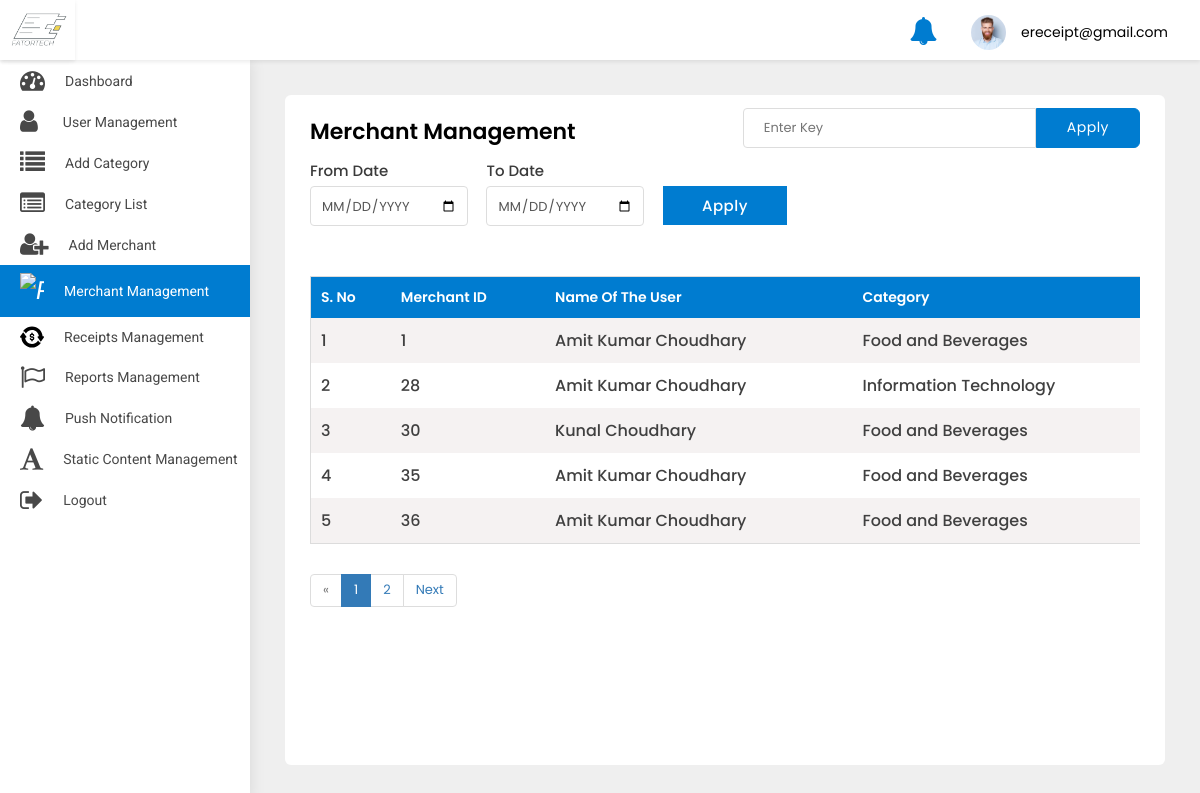
/adminpanel/merchant-list/ (signed in), run on the app's committed database.
### src/models.py (models this page shows, shortened)
class User(AbstractBaseUser, PermissionsMixin):
    first_name = models.CharField(default='first name', max_length=100)
    last_name = models.CharField(default='', max_length=100, null=True, blank=True)
    email = models.CharField(default='', max_length=255, unique=True)
    country_code = models.CharField(default='+91', max_length=10)
    phone_number = models.CharField(default='', max_length=13)
    profile_pic = models.ImageField(default='default_profile.png', null=True, blank=True)
    device_token = models.CharField(default='', max_length=500, null=True, blank=True)
    password = models.CharField(default='', max_length=100)
    confirm_password = models.CharField(default='', max_length=100)
    is_merchant = models.BooleanField(default=False)
    created_at = models.DateTimeField(auto_now_add=True)
    is_active = models.BooleanField(default=True)
    is_staff = models.BooleanField(default=False)
    objects = UserManager()
    USERNAME_FIELD = 'email'
    class Meta:
        ordering = ('-created_at',)

class Merchant(models.Model):
    full_name = models.CharField(default='', max_length=200)
    profile_pic = models.ImageField(default='default_profile.png', null=True, blank=True)
    category = models.ForeignKey(Category, on_delete=models.CASCADE)
    email = models.EmailField()
    password = models.CharField(default='', max_length=100)
    confirm_password = models.CharField(default='', max_length=100)
    created_at = models.DateTimeField(auto_now_add=True)

class Category(models.Model):
    category_name = models.CharField(default='', max_length=100)

### adminpanel/views.py (the view)
# urls.py: path('merchant-list/', MerchantList.as_view(), name='merchant-list'),
class MerchantList(LoginRequiredMixin, ListView):
    login_url = 'adminpanel:login'
    model = Merchant
    template_name = 'merchant_list.html'
    paginate_by = 5
    def get(self, request, *args, **kwargs):
        qs = self.request.GET.get('qs')
        print('---------', qs)
        print('---------', type(qs))
        try:
            merchant = Merchant.objects.filter(email=qs)
            print('>>>>>>>>>>>>>>>>', merchant)
        except Exception as e:
            print(e)
        if qs:
            search = Merchant.objects.filter(Q(full_name__icontains=qs) |
                                             Q(category__category_name__icontains=qs) |
                                             Q(email__icontains=qs) |
                                             Q(id__icontains=qs))
            search_count = len(search)
            context = {
                'search': search,
            }
            if search:
                messages.info(self.request, str(search_count) + ' matches found')
                return render(self.request, 'merchant_list.html', context)
            else:
                messages.info(self.request, 'No results found')
                return render(self.request, 'merchant_list.html', context)
        else:
            users = Merchant.objects.all()
            myfilter = MerchantFilter(self.request.GET, queryset=users)
            users = myfilter.qs
            print(users.count())
            paginator = Paginator(users, self.paginate_by)
            page_number = self.request.GET.get('page')
            page_obj = paginator.get_page(page_number)
            context = {
                'object_list': users,
                'myfilter': myfilter,
                'pages': page_obj,
            }
            return render(self.request, "merchant_list.html", context)

### adminpanel/templates/merchant_list.html (shortened to what this page needs)
{% extends 'base-ereceipt.html' %}
{% block body %}
<div class="WrapperArea">
    <div class="WrapperBox">
        <div class="Small-Wrapper">
            <div class="SearchBox">
                <form action="" method="get">
                    <input type="text" name="qs" placeholder="Enter Key">
                    <button>Apply</button>
                </form>
            </div>
            <h4 class="Title">Merchant Management</h4>
            <div class="Filter">
                <form method="get">
                    <div class="form-group">
                        <label>From Date</label>
                        <input type="date" name="from_date" class="form-control">
                    </div>
                    <div class="form-group">
                        <label>To Date</label>
                        <input type="date" name="to_date" class="form-control">
                    </div>
                    <div class="form-group">
                        <label>&nbsp;</label>
                        <button class="Button" type="submit">Apply</button>
                    </div>
                </form>
            </div>
            {% if search %}
            <div class="TableList">
                <div class="dragscroll">
                    <table style="width: 150vw">
                        <thead>
                        <tr>
                            <th>S. No</th>
                            <th>User ID</th>
                            <th>Name of the user</th>
                            <th>Category</th>
                            <th>Email id</th>
                            <th>Registration Date</th>
                            <th>action</th>
                        </tr>
                        </thead>
                        <tbody>
                        {% for object in search %}
                        <tr>
                            <td>{{forloop.counter}}</td>
                            <td>{{object.id}}</td>
                            <td>{{object.full_name}}</td>
                            <td>{{object.category.category_name}}</td>
                            <td>{{object.email}}</td>
                            <td>{{object.created_at|date:'M. d, Y'}}</td>
                            <td>
                                <a class="Blue" href="{% url 'adminpanel:merchant-detail' object.id %}">
                                    <i class="fa fa-eye"></i>
                                </a>
                                <button class="Red deleteButton" value="{{object.id}}" data-toggle="modal"
                                        data-target="#DeleteModal" style="border:none;box-shadow:none;
                                                                                background:transparent;outline:0;">
                                    <i class="fa fa-trash"></i>
                                </button>
                            </td>
                        </tr>
                        {% endfor %}
                        </tbody>
                    </table>
                </div>
            </div>
            {% elif pages %}
            <div class="TableList">
                <div class="dragscroll">
                    <table style="width: 150vw">
                        <thead>
                        <tr>
                            <th>S. No</th>
                            <th>Merchant ID</th>
                            <th>Name of the user</th>
                            <th>Category</th>
                        </tr>
                        </thead>
                        <tbody>
                        {% for object in pages %}
                        <tr>
                            <td>{{forloop.counter}}</td>
                            <td>{{object.id}}</td>
                            <td>{{object.full_name}}</td>
                            <td>{{object.category.category_name}}</td>
                        </tr>
                        {% endfor %}
                        </tbody>
                    </table>
                </div>
            </div>
            {% endif %}
            {% if pages.has_other_pages %}
            <ul class="pagination">
                {% if pages.has_previous %}
                <li class="page-item"><a aria-label="Previous" class="page-link"
                                         href="?page={{ pages.previous_page_number }}">Previous</a></li>
                {% else %}
                <li class="page-item disabled"><span>&laquo;</span></li>
                {% endif %}
                {% for i in pages.paginator.page_range %}
                {% if pages.number == i %}
                <li class="page-item active"><span>{{ i }} <span class="sr-only">(current)</span></span></li>
                {% else %}
                <li class="page-item"><a class="page-link" href="?page={{ i }}">{{ i }}</a></li>
                {% endif %}
                {% endfor %}
                {% if pages.has_next %}
                <li class="page-item"><a aria-label="Next" class="page-link" href="?page={{ pages.next_page_number }}">Next</a>
                </li>
                {% else %}
                <li class="page-item disabled"><span>&raquo;</span></li>
                {% endif %}
            </ul>
            {% endif %}
        </div>
    </div>
</div>
{% endblock body %}

### adminpanel/templates/base-ereceipt.html (shortened to what this page needs)
{% load static %}
<head>
    <link type="text/css" rel="stylesheet" href="{% static 'adminpanel/css/style.css' %}">
    <link rel="stylesheet" href="{% static 'adminpanel/css/media.css' %}">
</head>
<body>
<div class="Header">
    <div class="Logo">
        <img src="{% static 'adminpanel/images/logo.jpg' %}">
    </div>
    <div class="Navigation">
        <div class="header-notifications">
            <a href="{% url 'adminpanel:notification' %}">
                <i class="fa fa-bell fa-2x" aria-hidden="true"></i>
            </a>
        </div>
        <div class="Avater">
            <a href="javascript:void(0);">
                <figure><img src="{% static 'adminpanel/images/profile.jpg' %}"></figure>
                {{user}} </a>
        </div>
    </div>
</div>
<div class="SidenavBar">
    <ul>
        <li class="nav-item nav-link {% if request.resolver_match.view_name  == 'adminpanel:dashboard' %}active{% endif %}">
            <a href="{% url 'adminpanel:dashboard'  %}">
                <span><i class="fa fa-tachometer"></i></span> Dashboard
            </a>
        </li>
        <li class="nav-item nav-link {% if request.resolver_match.view_name  == 'adminpanel:users-list' %}active{% endif %}">
            <a href="{% url 'adminpanel:users-list' %}">
                <span><i class="fa fa-user"></i></span> User Management
            </a>
        </li>
        <li class="nav-item nav-link {% if request.resolver_match.view_name  == 'adminpanel:category' %}active{% endif %}">
            <a href="{% url 'adminpanel:category' %}">
                <span><i class="fa fa-list"></i></span> Add Category
            </a>
        </li>
        <li class="nav-item nav-link {% if request.resolver_match.view_name  == 'adminpanel:category-list' %}active{% endif %}">
            <a href="{% url 'adminpanel:category-list' %}">
                <span><i class="fa fa-list-alt"></i></span>Category List
            </a>
        </li>
        <li class="nav-item nav-link {% if request.resolver_match.view_name  == 'adminpanel:add-merchant' %}active{% endif %}">
            <a href="{% url 'adminpanel:add-merchant' %}">
                <span><i class="fa fa-user-plus"></i></span> Add Merchant
            </a>
        </li>
        <li class="nav-item nav-link {% if request.resolver_match.view_name  == 'adminpanel:merchant-list' %}active{% endif %}">
            <a href="{% url 'adminpanel:merchant-list' %}">
                <span><i class="faImg"><img src="{% static 'adminpanel/images/profession.svg' %}" alt="paid"
                                            class="img-fluid"></i></span>
                <p>Merchant Management</p>
            </a>
        </li>
        <li class="nav-item nav-link {% if request.resolver_match.view_name  == 'adminpanel:receipt-list' %}active{% endif %}">
            <a href="{% url 'adminpanel:receipt-list' %}">
                <span><i class="faImg"><img src="{% static 'adminpanel/images/transaction.svg' %}" alt="paid"
                                            class="img-fluid"></i></span>
                <p>Receipts Management</p>
            </a>
        </li>
        <li class="nav-item nav-link {% if request.resolver_match.view_name  == 'adminpanel:reports' %}active{% endif %}">
            <a href="{% url 'adminpanel:reports' %}">
                <span><i class="fa fa-flag-o"></i></span>
                <p>Reports Management </p>
            </a>
        </li>
        <li class="nav-item nav-link {% if request.resolver_match.view_name  == 'adminpanel:send-notification' %}active{% endif %}">
            <a href="{% url 'adminpanel:send-notification' %}">
                <span><i class="fa fa-bell"></i></span>
                <p>Push Notification</p>
            </a>
        </li>
        <li class="nav-item nav-link {% if request.resolver_match.view_name  == 'adminpanel:static-content' %}active{% endif %}">
            <a href="{% url 'adminpanel:static-content' %}">
                <span><i class="fa fa-font"></i></span>
                <p>Static content Management</p>
            </a>
        </li>
        <li class="nav-item nav-link {% if request.resolver_match.view_name  == 'logout' %}active{% endif %}">
            <a href="{% url 'logout' %}">
                <span><i class="fa fa-sign-out"></i></span>
                <p>Logout</p>
            </a>
        </li>
    </ul>
</div>
{% block body %}
{% endblock body %}
</body>
</html>

### data on the page
User: email "ereceipt@gmail.com"
Merchant: id "1", full_name "Amit Kumar Choudhary", category.category_name "Food and Beverages"
Merchant: id "28", full_name "Amit Kumar Choudhary", category.category_name "Information Technology"
Merchant: id "30", full_name "Kunal Choudhary", category.category_name "Food and Beverages"
Merchant: id "35", full_name "Amit Kumar Choudhary", category.category_name "Food and Beverages"
Merchant: id "36", full_name "Amit Kumar Choudhary", category.category_name "Food and Beverages"

### other printed values
{{ i }} "1"
{{ i }} "2"
